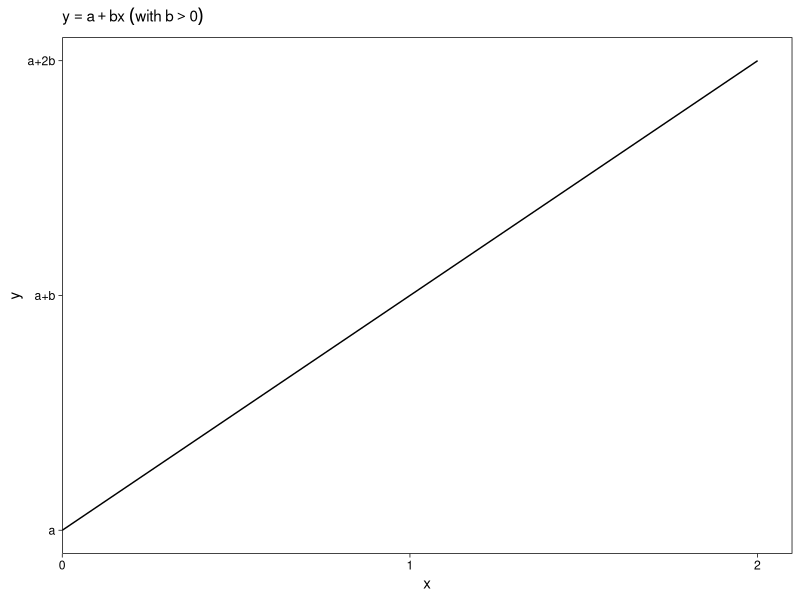
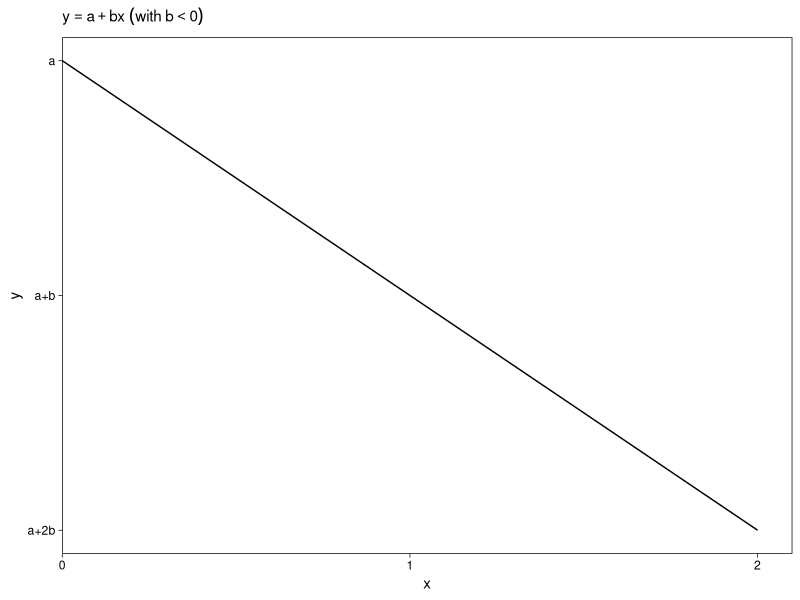

These figures' R source, in order: (Note: this script raises an error after producing the figures.)
## ---- chunk 1
library(tidyverse)
d <-
  tibble(`Stratum`    = 1:3,
         Label      = c("United States", "Mexico", "Canada"),
         `Population` = c("310 million", "112 million", "34 million"),
         `Average age`  = c(36.8, 26.7, 40.7))

d %>% knitr::kable(caption = "Populations and average ages of countries in North America. (Data from CIA World Factbook 2010.)
The average age of all North Americans is a weighted average of the average ages within each country.")
## ---- chunk 2
tibble(a_hat = 46.3,
       b_hat = 3.0,
       x     = c(-1, 0, 3)) %>% 
  mutate(formula = str_c(a_hat, " + ", b_hat, " * ", x)) %>% 
  mutate(y_hat = a_hat + b_hat * x) %>% 
  knitr::kable(caption = "Special cases for the model")
## ---- chunk 3
# set the global plotting theme
theme_set(theme_linedraw() +
            theme(panel.grid = element_blank()))
a <- 0
b <- 1
# left
p1 <-
  tibble(x = 0:2) %>% 
  mutate(y = a + b * x) %>%
  
  ggplot(aes(x = x, y = y)) +
  geom_line() +
  scale_x_continuous(expand = expansion(mult = c(0, 0.05)), breaks = 0:2) +
  scale_y_continuous(breaks = 0:2, labels = c("a", "a+b", "a+2b")) +
  labs(subtitle = expression(y==a+bx~(with~b>0)))
b <- -1
# right
p2 <-
  tibble(x = 0:2) %>% 
  mutate(y = a + b * x) %>%
  
  ggplot(aes(x = x, y = y)) +
  geom_line() +
  scale_x_continuous(expand = expansion(mult = c(0, 0.05)), breaks = 0:2) +
  scale_y_continuous(breaks = 0:-2, labels = c("a", "a+b", "a+2b")) +
  labs(subtitle = expression(y==a+bx~(with~b<0)))


p1 + p2
## ---- chunk 4
a <- 1007
b <- -0.393
# left
p1 <-
  tibble(x = 0:2) %>% 
  mutate(y = a + b * x) %>%
  
  ggplot(aes(x = x, y = y)) +
  geom_line() +
  scale_x_continuous(expand = expansion(mult = c(0, 0.05))) +
  scale_y_continuous(breaks = round(a + b * 0:2, digits = 1)) +
  labs(subtitle = expression(y==1007-0.393*x))
  
# right
p2 <-
  tibble(x = 0:2 * 50 + 1900) %>% 
  mutate(y = a + b * x) %>%
  
  ggplot(aes(x = x, y = y)) +
  geom_line() +
  annotate(geom = "text",
           x = 1963, y = 245,
           label = expression(y==1007-0.393*x),
           parse = T) +
  scale_x_continuous("Year", expand = expansion(mult = c(0, 0.05))) +
  scale_y_continuous("Time (seconds)", breaks = 22:26 * 10) +
  labs(subtitle = "Approx. trend of record times in the mile run")
# combine
p1 + p2
## ---- chunk 5
# left
p1 <-
  tibble(mass   = log(c(0.02, 65, 3000)),
         meta   = log(c(0.17, 90, 2000)),
         label  = c("Mouse", "Man", "Elephant"),
         offset = c(0.25, 0.25, -0.25),
         hjust  = c(0, 0, 1)) %>% 
  
  ggplot(aes(y = meta)) +
  geom_abline(intercept = 1.4, slope = 0.74, size = 1/4) +
  geom_point(aes(x = mass)) +
  geom_text(aes(x = mass + offset, label = label, hjust = hjust),
            size = 2.5) +
  scale_x_continuous(breaks = -2:4 * 2) +
  labs(subtitle = expression(log(y)==1.4+0.74~log(x)),
       x = "log (body mass in kilograms)",
       y = "log (metabolic rate in watts)")
p1

p2 <-
  tibble(mass   = c(0.02, 65, 3000),
         meta   = c(0.17, 90, 2000),
         label  = c("Mouse", "Man", "Elephant"),
         offset = c(50, 50, -50),
         hjust  = c(0, 0, 1)) %>% 
  
  ggplot(aes(y = meta)) +
  geom_point(aes(x = mass)) +
  geom_text(aes(x = mass + offset, label = label, hjust = hjust),
            size = 2.5) +
  geom_function(fun = function(x) exp(1.4 + 0.74 * log(x))) +
  scale_x_continuous(breaks = 0:6 * 500, limits = c(0, NA),
                     expand = expansion(mult = c(0, 0.05))) +
  scale_y_continuous(expand = expansion(mult = c(0.02, 0.05))) +
  labs(subtitle = expression(y==~italic(e)^{1.4+0.74~log~x}==4.1~x^{0.74}),
       x = "body mass in kilograms",
       y = "metabolic rate in watts")
# combine
p1 + p2
## ---- chunk 6
fig3.6df <- 
  tibble(
    x = seq(-4, 4, length.out = 641),
    y = dnorm(x),
    group = if_else(near(abs(x), 4), x - sign(x), trunc(x))
  )

labels <- 
  tibble(
    x = c(-1.5, 0, 1.5),
    y = c(0.3, 0.35, 0.3) * dnorm(x),
    label = c("13.6%", "68.3%", "13.6%")
  )

fill_colors <- 
  c(
    "0" = "grey70",
    "1" = "grey50",
    "2" = "grey30",
    "3" = "grey10"
  )

fig3.6df %>% 
  ggplot(aes(x, y)) +
  geom_area(aes(fill = factor(abs(group)), group = group)) +
  geom_line() +
  geom_segment(
    aes(x = x, xend = x, y = 0, yend = y),
    data = fig3.6df %>% filter(abs(x) %in% 1:3)
  ) +
  geom_text(aes(label = label), data = labels) +
  scale_x_continuous(breaks = scales::breaks_width(1)) +
  scale_y_continuous(breaks = 0) +
  scale_fill_manual(values = fill_colors) +
  theme(legend.position = "none") +
  labs(
    title = "Normal distribution with mean 0 and standard deviation 1",
    x = NULL,
    y = NULL
  )
## ---- chunk 7
weight_men_meanlog <- 5.13
weight_men_sdlog <- 0.17
raw <- rnorm(1000, mean = weight_men_meanlog, 
                sd = weight_men_sdlog)
weight <- bind_rows(
  first <- tibble(
    value = raw,
    type = "raw"),
  second <- tibble(
    value = exp(raw),
    type = "log" )
)

fig3.7a <- weight %>% dplyr::filter(type %in% "raw") %>%
  ggplot(aes(value)) + geom_density(aes(y=..density..)) + 
  labs(
    title = "log weights of men (normal distribution)",
    x = "logarithm of weight in pounds",
    y = NULL
  ) + 
  theme_bw()

fig3.7b <- weight %>% dplyr::filter(type %in% "log") %>%
  ggplot(aes(value)) + geom_density(aes(y=..density..)) + 
  labs(
    title = "weights of men (lognormal distribution)",
    x = "weight in pounds",
    y = NULL
  ) + 
  theme_bw()

fig3.7a + fig3.7b
## ---- chunk 8
tibble(time = 0:1000) %>%
  mutate(control = dnorm(time, mean = 510, sd = 190),
         treated = dnorm(time, mean = 510 + 20, sd = 190)) %>% 
  pivot_longer(-time) %>% 
  
  ggplot(aes(x = time, y = value, group = name, color = name)) +
  geom_line() +
  scale_color_grey(start = .6, end = 0, breaks = NULL) +
  annotate(geom = "text",
           x = c(325, 710), y = 0.0015,
           label = c("Controls", "Treated"),
           color = c("grey40", "black"),
           hjust = c(1, 0)) +
  scale_y_continuous(NULL, breaks = NULL,
                     expand = expansion(mult = c(0, 0.05)), limits = c(0, NA)) +
  xlab("Exercise time (seconds)")
## ---- chunk 9
    dnorm(0.5, 0.49, 0.04)/2e5
## ---- chunk 10
dbinom(1e5, 2e5, 0.5)
